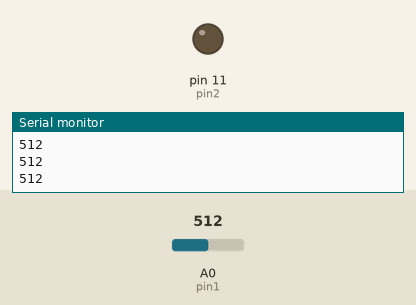
This sketch was run on a simulated Arduino Uno, built with avr-gcc and run on an emulated ATmega328P. Parts: output pins drawn as LEDs (lit = HIGH), the last lines printed to the serial monitor. Inputs (shaded band) come from the test bench; at power-on: A0 (pin1) = 512.

Above: at 1.3 s.
1.4 s: A0 (pin1) set to 311
3.2 s: A0 (pin1) set to 291
At 4.3 s:
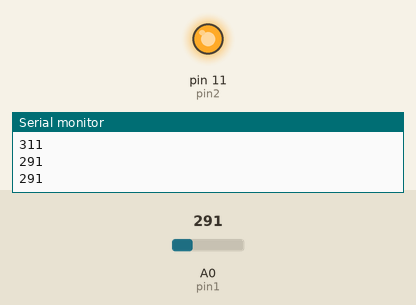
5.5 s: A0 (pin1) set to 306
At 7.0 s:
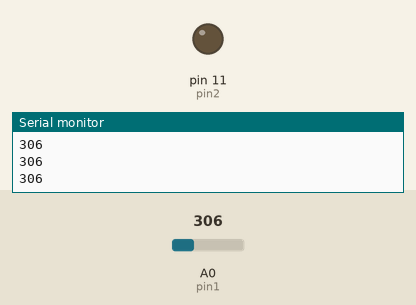
7.5 s: A0 (pin1) set to 290
At 8.6 s:
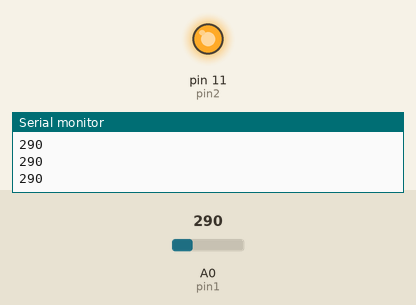
Timing chart, 0 to 10.5 s (numbered marks = the images above; inputs shaded):
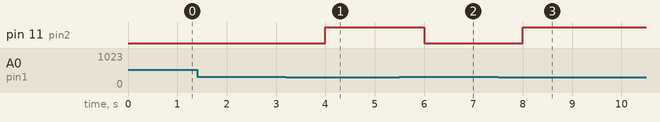

Measured:
- the behaviour switches between 301 and 300 on A0 (pin1) (found by bisection; images 0 and 1)
- after the input at 3.2 s, pin 11 (pin2): LOW → HIGH after 0.80 s
- after the input at 5.5 s, pin 11 (pin2): HIGH → LOW after 0.50 s
- after the input at 7.5 s, pin 11 (pin2): LOW → HIGH after 0.50 s

The sketch:

ldr.ino
```cpp
int pin1=A0,pin2=11,threshold=300;
int value;
void setup() {
  pinMode(pin2,OUTPUT);
  Serial.begin(9600);

}

void loop() {
  value=analogRead(pin1);
  Serial.println(value);
  delay(500);
  if(value>threshold)
  {
    digitalWrite(pin2,LOW);
  }
  else
  {
    digitalWrite(pin2,HIGH);
  }

}
```
